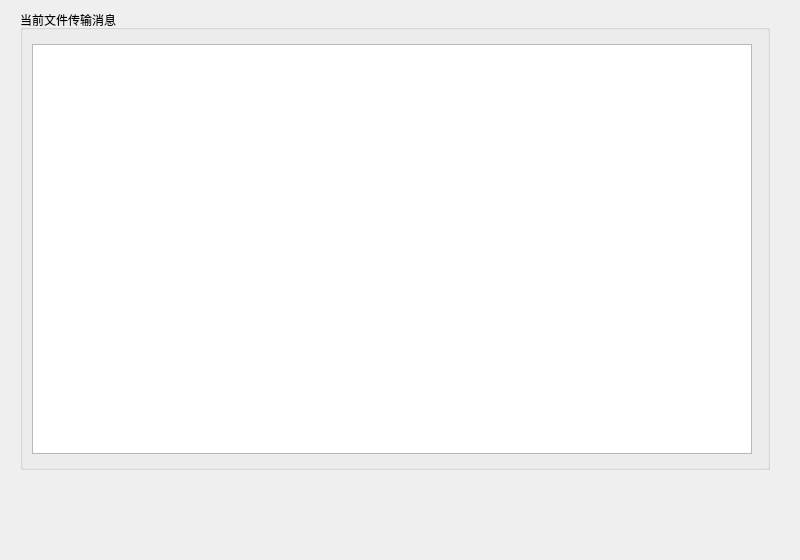
<?xml version="1.0" encoding="UTF-8"?>
<ui version="4.0">
 <class>FileInfo</class>
 <widget class="QWidget" name="FileInfo">
  <property name="geometry">
   <rect>
    <x>0</x>
    <y>0</y>
    <width>800</width>
    <height>560</height>
   </rect>
  </property>
  <property name="minimumSize">
   <size>
    <width>800</width>
    <height>560</height>
   </size>
  </property>
  <property name="maximumSize">
   <size>
    <width>800</width>
    <height>560</height>
   </size>
  </property>
  <property name="windowTitle">
   <string>Form</string>
  </property>
  <property name="styleSheet">
   <string notr="true">/*QGroupBox{
	border: 1px solid red;
}*/</string>
  </property>
  <widget class="QGroupBox" name="groupBox">
   <property name="geometry">
    <rect>
     <x>20</x>
     <y>10</y>
     <width>750</width>
     <height>460</height>
    </rect>
   </property>
   <property name="minimumSize">
    <size>
     <width>750</width>
     <height>460</height>
    </size>
   </property>
   <property name="maximumSize">
    <size>
     <width>750</width>
     <height>460</height>
    </size>
   </property>
   <property name="title">
    <string>当前文件传输消息</string>
   </property>
   <widget class="QTableView" name="tableView">
    <property name="geometry">
     <rect>
      <x>12</x>
      <y>34</y>
      <width>720</width>
      <height>410</height>
     </rect>
    </property>
    <property name="minimumSize">
     <size>
      <width>720</width>
      <height>410</height>
     </size>
    </property>
    <property name="maximumSize">
     <size>
      <width>720</width>
      <height>410</height>
     </size>
    </property>
   </widget>
  </widget>
 </widget>
 <resources/>
 <connections/>
</ui>
